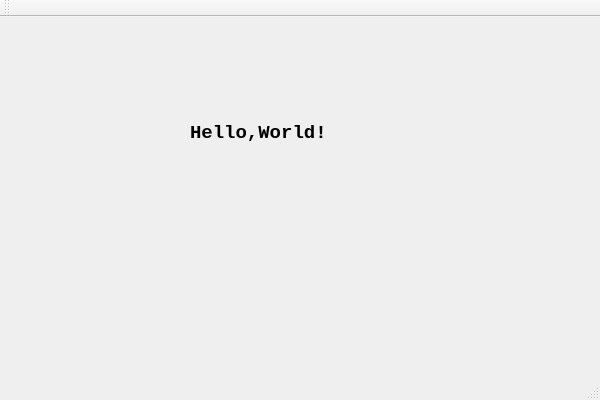
<?xml version="1.0" encoding="UTF-8"?>
<ui version="4.0">
 <class>HelloWorldClass</class>
 <widget class="QMainWindow" name="HelloWorldClass">
  <property name="geometry">
   <rect>
    <x>0</x>
    <y>0</y>
    <width>600</width>
    <height>400</height>
   </rect>
  </property>
  <property name="windowTitle">
   <string>HelloWorld</string>
  </property>
  <widget class="QWidget" name="centralWidget">
   <widget class="QLabel" name="label">
    <property name="geometry">
     <rect>
      <x>190</x>
      <y>90</y>
      <width>181</width>
      <height>51</height>
     </rect>
    </property>
    <property name="font">
     <font>
      <family>Consolas</family>
      <pointsize>14</pointsize>
      <weight>75</weight>
      <bold>true</bold>
     </font>
    </property>
    <property name="text">
     <string>Hello,World!</string>
    </property>
   </widget>
  </widget>
  <widget class="QMenuBar" name="menuBar">
   <property name="geometry">
    <rect>
     <x>0</x>
     <y>0</y>
     <width>600</width>
     <height>26</height>
    </rect>
   </property>
  </widget>
  <widget class="QToolBar" name="mainToolBar">
   <attribute name="toolBarArea">
    <enum>TopToolBarArea</enum>
   </attribute>
   <attribute name="toolBarBreak">
    <bool>false</bool>
   </attribute>
  </widget>
  <widget class="QStatusBar" name="statusBar"/>
 </widget>
 <layoutdefault spacing="6" margin="11"/>
 <resources>
  <include location="HelloWorld.qrc"/>
 </resources>
 <connections/>
</ui>
